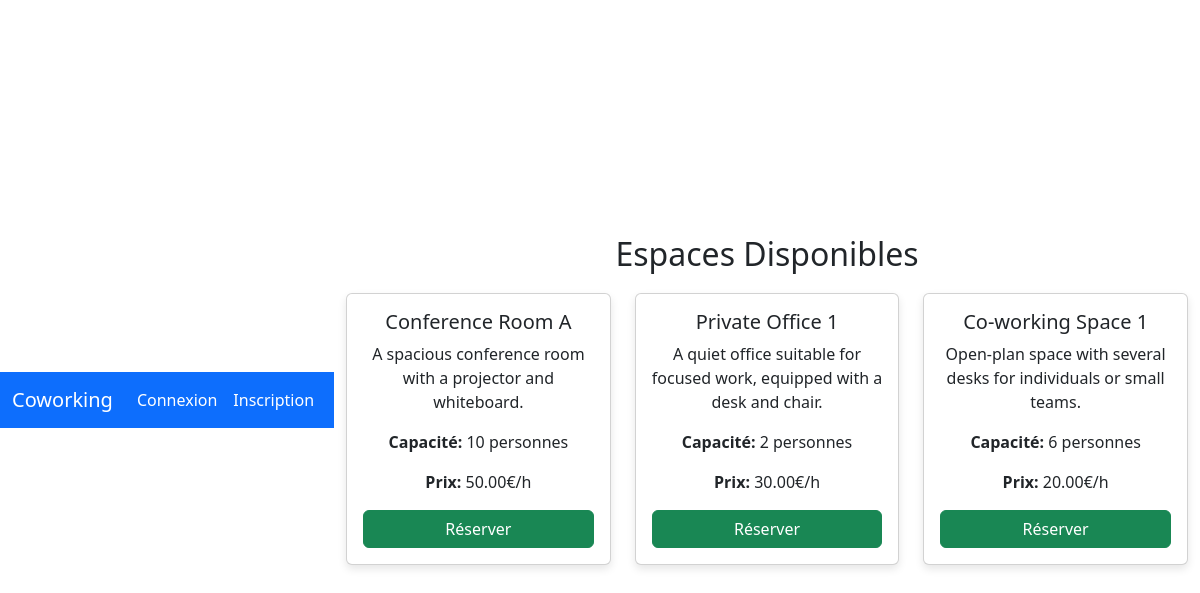
The page / on the database its author committed.
### tables this page shows
CREATE TABLE `spaces` (
  `id` int(11) NOT NULL,
  `name` varchar(255) NOT NULL,
  `description` text DEFAULT NULL,
  `capacity` int(11) NOT NULL,
  `price_per_hour` decimal(10,2) NOT NULL
);

### index.php (the view, shortened to what this page needs)
<!DOCTYPE html>
<html lang="fr">
<head>
    <link rel="stylesheet" href="style.css">
    <link rel="stylesheet" href="https://cdn.jsdelivr.net/npm/bootstrap@5.3.0/dist/css/bootstrap.min.css">
</head>
<body>
    <?php include 'navbar.php'; ?>
    <div class="container mt-4">
        <h2 class="text-center">Espaces Disponibles</h2>
        <div class="row">
            <?php
            require 'db.php';
            $query = $pdo->query("SELECT * FROM spaces");
            while ($space = $query->fetch(PDO::FETCH_ASSOC)): ?>
                <div class="col-md-4">
                    <div class="card mb-4">
                        <div class="card-body">
                            <h5 class="card-title"><?= htmlspecialchars($space['name']) ?></h5>
                            <p class="card-text"><?= htmlspecialchars($space['description']) ?></p>
                            <p><strong>Capacité:</strong> <?= $space['capacity'] ?> personnes</p>
                            <p><strong>Prix:</strong> <?= $space['price_per_hour'] ?>€/h</p>
                            <a href="reserve.php?space_id=<?= $space['id'] ?>" class="btn btn-success">Réserver</a>
                        </div>
                    </div>
                </div>
            <?php endwhile; ?>
        </div>
    </div>
</body>
</html>

### navbar.php (shortened to what this page needs)
<nav class="navbar navbar-expand-lg navbar-dark bg-primary">
    <div class="container-fluid">
        <a class="navbar-brand" href="dashboard.php">Coworking</a>
        <div class="collapse navbar-collapse justify-content-end" id="navbarNav">
            <ul class="navbar-nav">
                <?php if (isset($_SESSION['user_id'])): ?>
                    <li class="nav-item">
                        <span class="nav-link text-white">👤 <?= htmlspecialchars($_SESSION['user_name']) ?></span>
                    </li>
                    <li class="nav-item">
                        <a class="nav-link text-white" href="account.php">Mon compte</a>
                    </li>
                    <li class="nav-item">
                        <a class="nav-link text-white" href="logout.php">Déconnexion</a>
                    </li>
                <?php else: ?>
                    <li class="nav-item">
                        <a class="nav-link text-white" href="login.php">Connexion</a>
                    </li>
                    <li class="nav-item">
                        <a class="nav-link text-white" href="register.php">Inscription</a>
                    </li>
                <?php endif; ?>
            </ul>
        </div>
    </div>
</nav>

### style.css (style rules this page uses)
body { background-color: #f4f4f4; font-family: Arial, sans-serif; display: flex; justify-content: center; align-items: center; height: 100vh; margin: 0; }
.navbar { padding: 15px; }
.container { width: 100%; max-width: 400px; padding: 20px; }
.container h2 { margin-bottom: 20px; text-align: center; }
.card { border-radius: 10px; box-shadow: 0px 4px 8px rgba(0, 0, 0, 0.1); }
.card-body { text-align: center; }
.card .btn { width: 100%; }

### rows shown on the page
spaces: name "Conference Room A", description "A spacious conference room with a projector and whiteboard.", capacity "10", price_per_hour "50.00"
spaces: name "Private Office 1", description "A quiet office suitable for focused work, equipped with a desk and chair.", capacity "2", price_per_hour "30.00"
spaces: name "Co-working Space 1", description "Open-plan space with several desks for individuals or small teams.", capacity "6", price_per_hour "20.00"
